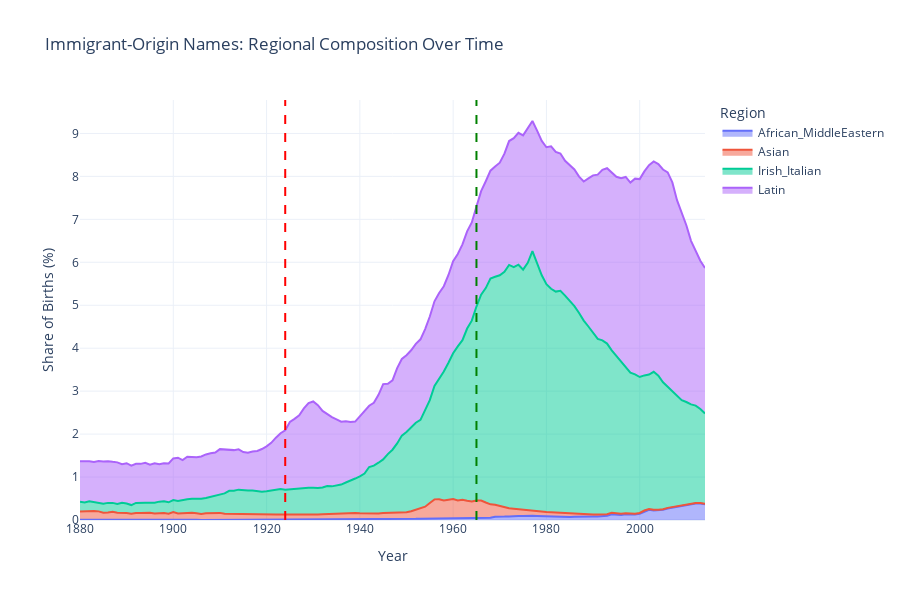

Notebook code cell kept with this figure:
### Markdown cell above
## 8. Regional Breakout Analysis

### Code cell
# Focus on specific immigrant regions over time
immigrant_regions_df = yearly_by_region[yearly_by_region['Origin_Region'].isin(immigrant_regions)]

fig = px.area(immigrant_regions_df, x='Year', y='Share', color='Origin_Region',
              title='Immigrant-Origin Names: Regional Composition Over Time',
              labels={'Share': 'Share of Births (%)', 'Origin_Region': 'Region'},
              template='plotly_white')

# Add policy markers
fig.add_vline(x=1924, line_dash="dash", line_color="red", line_width=2)
fig.add_vline(x=1965, line_dash="dash", line_color="green", line_width=2)

fig.update_layout(height=600, hovermode='x unified')
fig.show()

### Figure 1 — Plotly figure (JSON) as saved in the notebook; plotly's stock layout.template omitted (floating-point values rounded to 4 significant figures; data arrays with more than 128 entries replaced by an {"elided": "..."} marker saying what was removed)
{"data": [{"fillpattern": {"shape": ""}, "hovertemplate": "Region=African_MiddleEastern<br>Year=%{x}<br>Share of Births (%)=%{y}<extra></extra>", "legendgroup": "African_MiddleEastern", "line": {"color": "#636efa"}, "marker": {"symbol": "circle"}, "mode": "lines", "name": "African_MiddleEastern", "orientation": "v", "showlegend": true, "stackgroup": "1", "type": "scatter", "x": {"elided": "135 int values"}, "xaxis": "x", "y": {"elided": "135 float values"}, "yaxis": "y"}, {"fillpattern": {"shape": ""}, "hovertemplate": "Region=Asian<br>Year=%{x}<br>Share of Births (%)=%{y}<extra></extra>", "legendgroup": "Asian", "line": {"color": "#EF553B"}, "marker": {"symbol": "circle"}, "mode": "lines", "name": "Asian", "orientation": "v", "showlegend": true, "stackgroup": "1", "type": "scatter", "x": {"elided": "135 int values"}, "xaxis": "x", "y": {"elided": "135 float values"}, "yaxis": "y"}, {"fillpattern": {"shape": ""}, "hovertemplate": "Region=Irish_Italian<br>Year=%{x}<br>Share of Births (%)=%{y}<extra></extra>", "legendgroup": "Irish_Italian", "line": {"color": "#00cc96"}, "marker": {"symbol": "circle"}, "mode": "lines", "name": "Irish_Italian", "orientation": "v", "showlegend": true, "stackgroup": "1", "type": "scatter", "x": {"elided": "135 int values"}, "xaxis": "x", "y": {"elided": "135 float values"}, "yaxis": "y"}, {"fillpattern": {"shape": ""}, "hovertemplate": "Region=Latin<br>Year=%{x}<br>Share of Births (%)=%{y}<extra></extra>", "legendgroup": "Latin", "line": {"color": "#ab63fa"}, "marker": {"symbol": "circle"}, "mode": "lines", "name": "Latin", "orientation": "v", "showlegend": true, "stackgroup": "1", "type": "scatter", "x": {"elided": "135 int values"}, "xaxis": "x", "y": {"elided": "135 float values"}, "yaxis": "y"}], "layout": {"height": 600, "hovermode": "x unified", "legend": {"title": {"text": "Region"}, "tracegroupgap": 0}, "shapes": [{"line": {"color": "red", "dash": "dash", "width": 2}, "type": "line", "x0": 1924, "x1": 1924, "xref": "x", "y0": 0, "y1": 1, "yref": "y domain"}, {"line": {"color": "green", "dash": "dash", "width": 2}, "type": "line", "x0": 1965, "x1": 1965, "xref": "x", "y0": 0, "y1": 1, "yref": "y domain"}], "title": {"text": "Immigrant-Origin Names: Regional Composition Over Time"}, "xaxis": {"anchor": "y", "domain": [0, 1], "title": {"text": "Year"}}, "yaxis": {"anchor": "x", "domain": [0, 1], "title": {"text": "Share of Births (%)"}}}}
